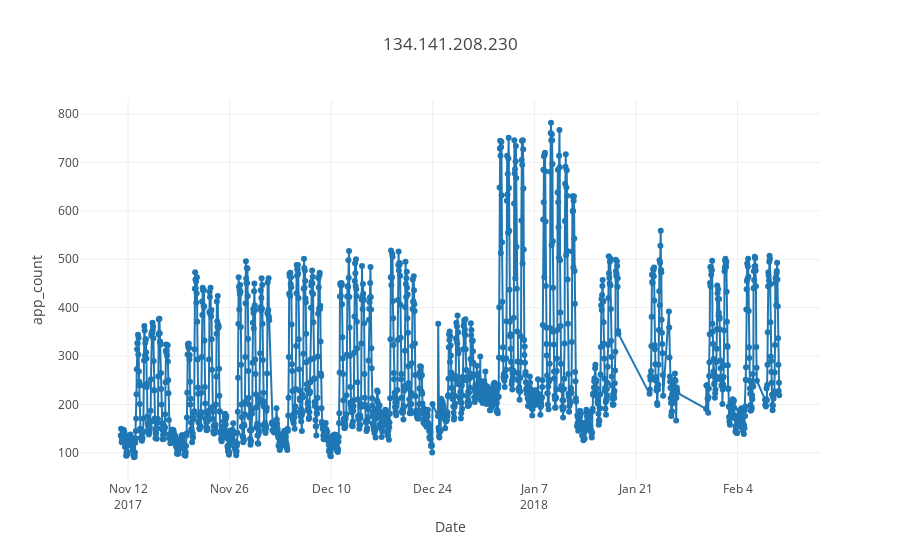

Notebook code for this chart:
### Code cell
app_count_df_1s = df2[df2.source=='134.141.208.230']
plot_test(app_count_df_1s.index,app_count_df_1s.app_count,'134.141.208.230 ')

### Figure 1 — Plotly figure (JSON) as saved in the notebook; plotly's stock layout.template omitted (floating-point values rounded to 4 significant figures; data arrays with more than 128 entries replaced by an {"elided": "..."} marker saying what was removed)
{"data": [{"mode": "lines+markers", "name": "Actual", "type": "scatter", "x": {"elided": "1910 str values"}, "y": {"elided": "1910 int values"}}], "layout": {"title": "134.141.208.230 ", "xaxis": {"title": "Date"}, "yaxis": {"title": "app_count"}}}
